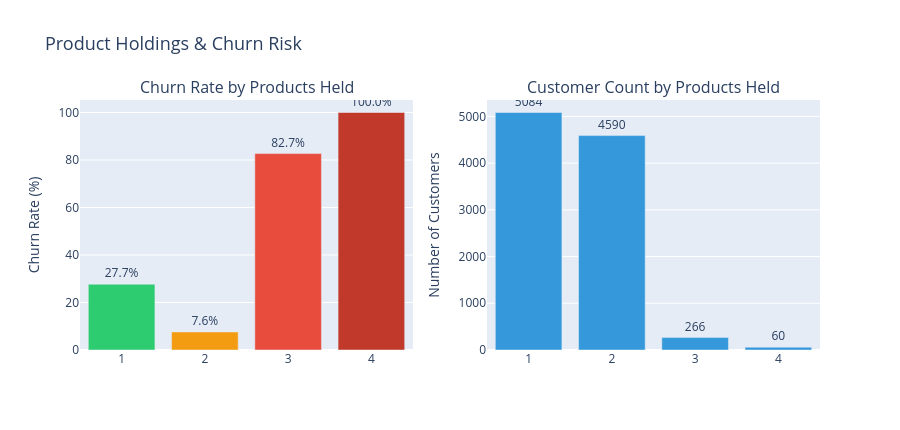

Notebook cell for this chart:
### Markdown cell above
### 4.5 Churn by Number of Products
> **Business question:** Does holding more bank products increase loyalty?

### Code cell
prod_churn  = df.groupby("NumOfProducts")["Exited"].mean().mul(100).round(1)
prod_counts = df["NumOfProducts"].value_counts().sort_index()

fig = make_subplots(
    rows=1, cols=2,
    subplot_titles=("Churn Rate by Products Held",
                    "Customer Count by Products Held")
)
fig.add_trace(go.Bar(
    x=prod_churn.index.astype(str), y=prod_churn.values,
    marker_color=["#2ecc71", "#f39c12", "#e74c3c", "#c0392b"],
    text=[f"{v}%" for v in prod_churn.values],
    textposition="outside", showlegend=False
), row=1, col=1)

fig.add_trace(go.Bar(
    x=prod_counts.index.astype(str), y=prod_counts.values,
    marker_color="#3498db",
    text=prod_counts.values,
    textposition="outside", showlegend=False
), row=1, col=2)

fig.update_layout(title_text="Product Holdings & Churn Risk",
                  title_font_size=18, height=430)
fig.update_yaxes(title_text="Churn Rate (%)", row=1, col=1)
fig.update_yaxes(title_text="Number of Customers", row=1, col=2)
fig.show()

### Figure 1 — Plotly figure (JSON) as saved in the notebook; plotly's stock layout.template omitted (floating-point values rounded to 4 significant figures)
{"data": [{"marker": {"color": ["#2ecc71", "#f39c12", "#e74c3c", "#c0392b"]}, "showlegend": false, "text": ["27.7%", "7.6%", "82.7%", "100.0%"], "textposition": "outside", "type": "bar", "x": ["1", "2", "3", "4"], "xaxis": "x", "y": [27.7, 7.6, 82.7, 100.0], "yaxis": "y"}, {"marker": {"color": "#3498db"}, "showlegend": false, "text": [5084.0, 4590.0, 266.0, 60.0], "textposition": "outside", "type": "bar", "x": ["1", "2", "3", "4"], "xaxis": "x2", "y": [5084, 4590, 266, 60], "yaxis": "y2"}], "layout": {"annotations": [{"font": {"size": 16}, "showarrow": false, "text": "Churn Rate by Products Held", "x": 0.225, "xanchor": "center", "xref": "paper", "y": 1, "yanchor": "bottom", "yref": "paper"}, {"font": {"size": 16}, "showarrow": false, "text": "Customer Count by Products Held", "x": 0.775, "xanchor": "center", "xref": "paper", "y": 1, "yanchor": "bottom", "yref": "paper"}], "height": 430, "title": {"font": {"size": 18}, "text": "Product Holdings & Churn Risk"}, "xaxis": {"anchor": "y", "domain": [0, 0.45]}, "xaxis2": {"anchor": "y2", "domain": [0.55, 1]}, "yaxis": {"anchor": "x", "domain": [0, 1], "title": {"text": "Churn Rate (%)"}}, "yaxis2": {"anchor": "x2", "domain": [0, 1], "title": {"text": "Number of Customers"}}}}
